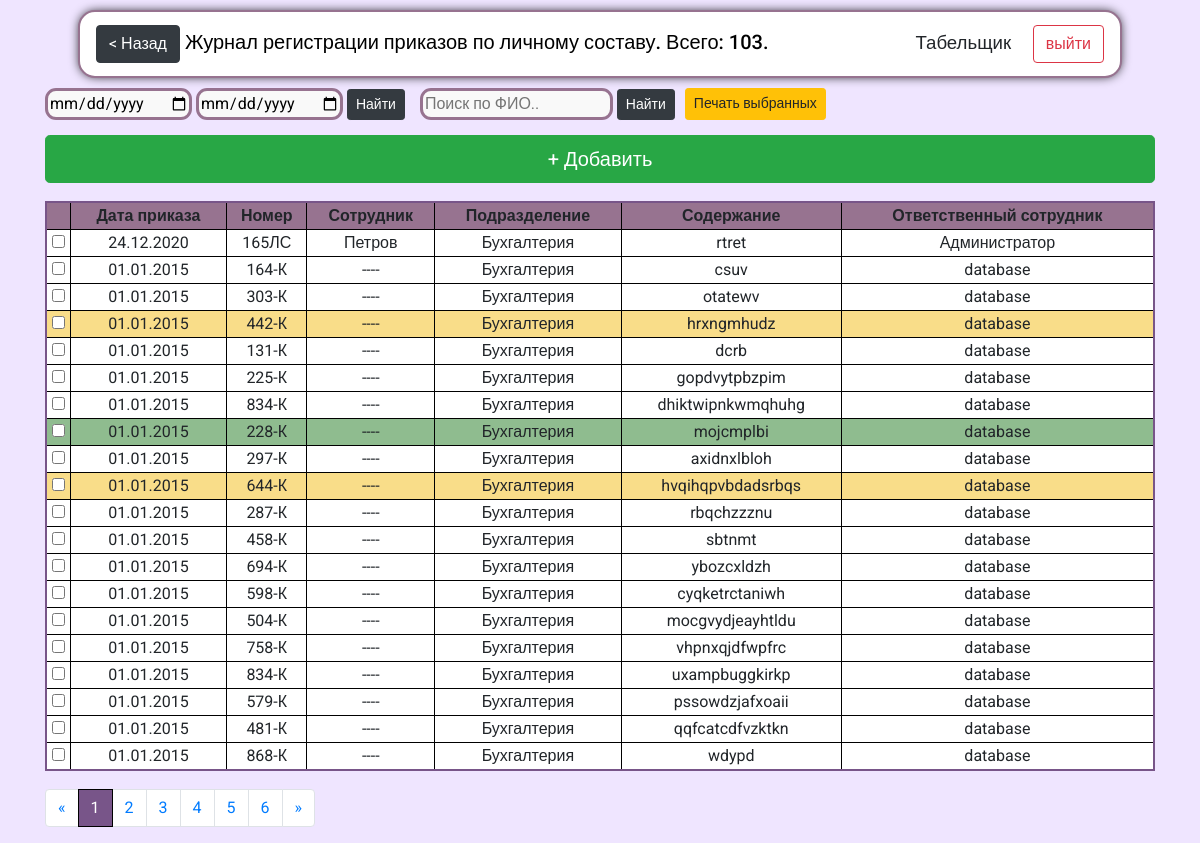
Page /orders_on_personnel/ (signed in) on the committed database.
### reg_jounals/models.py (models this page shows, shortened)
class OrdersOnPersonnel(models.Model):
    op_number = models.CharField(max_length=5, help_text="Введите номер приказа", verbose_name="Номер приказа", db_index=True)
    op_date = models.DateField(help_text="Введите дату приказа", verbose_name="Дата приказа", db_index=True)
    op_dep = models.ForeignKey('Departments', on_delete=models.CASCADE,  verbose_name="Подразделение ", default="1")
    op_emloyer = models.CharField(max_length=256, help_text="Введите ФИО сотрудника", verbose_name="ФИО сотрудника", db_index=True)
    op_content = models.TextField(help_text="Введите содержание", verbose_name="Содержание приказа")
    op_selected = models.BooleanField(verbose_name="Выделить в списке", default=False)
    op_lastcheck = models.BooleanField(verbose_name="Последний проверенный", default=False)
    op_res_officer = models.CharField(blank=True, editable=False,  max_length=256, help_text="Сотрудник, который внес документ в систему ", verbose_name='Ответственный сотрудник')
    class Meta:
        ordering = ["id"]
        verbose_name = 'Приказ по личному составу'
        verbose_name_plural = 'Приказы по личному составу'

class Departments(models.Model):
    dep_name = models.CharField(max_length=256,  help_text="Введите название подразделения", verbose_name="Название подразделения", db_index=True)
    class Meta:
        ordering = ["dep_name"]
        verbose_name = 'Подразделение'
        verbose_name_plural = 'Подразделения'
    def __str__(self):
        doc_fullname = self.dep_name
        return doc_fullname

### reg_jounals/views.py (the view)
# urls.py: path('orders_on_personnel/', views.order_on_personnel, name='orders_on_personnel'),
def order_on_personnel(request):
    if request.user.is_authenticated:
        search_query = request.GET.get('op_search','')
        date_from = request.GET.get('op_search_from','')
        date_to = request.GET.get('op_search_to', '')
        if date_from and date_to:
            orders = OrdersOnPersonnel.objects.filter(op_date__range=(date_from, date_to)).order_by('op_date')
            p_orders = Paginator(orders, 1000)
            page_number = request.GET.get('page', 1)
        else:
            if search_query:
                orders = OrdersOnPersonnel.objects.filter(op_emloyer__icontains=search_query).order_by('-id')
                p_orders = Paginator(orders, 1000)
                page_number = request.GET.get('page', 1)
            else:
                orders = OrdersOnPersonnel.objects.all().order_by('-id')
                p_orders = Paginator(orders, 20)
                page_number = request.GET.get('page', 1)
        page = p_orders.get_page(page_number)
        count = len(orders)
        return render(request, 'reg_jounals/orders_on_personnel.html', context={'orders':page, 'count':count})
    else:
        return render(request, 'reg_jounals/no_auth.html')

### reg_jounals/templates/reg_jounals/orders_on_personnel.html (shortened to what this page needs)
{%extends "reg_jounals/index.html" %}
{%block header%} <a class="btn btn-dark" href="../"> < Назад</a> Журнал регистрации приказов по личному составу. Всего: {{count}}.  {%endblock%}
{%block content%}
<div style="display: inline-flex" class="op_header">
  <form style="margin-right: 15px;" action="{% url 'orders_on_personnel' %}">
    <input type="date" id="search_date" name="op_search_from" placeholder="Период с:">
    <input type="date" id="search_date2" name="op_search_to" placeholder="по">
    <button class="btn btn-sm btn-dark" type="submit" name="" value="Найти">Найти</button>
  </form>
<form action="{% url 'orders_on_personnel' %}">
  <input type="search" name="op_search" placeholder="Поиск по ФИО..">
  <button class="btn btn-sm btn-dark" type="submit" name="" value="Найти">Найти</button>
</form>
<a style="margin-left: 10px" onclick="PrintSelected();" class="op_print btn btn-sm btn-warning" href="#">Печать выбранных</a>
</div>
<a class="btn btn-success btn-lg m-bottom btn-add " href="{%url 'orders_on_personnel_add_url'%}"> + Добавить</a>
{% if orders %}
<table>
  <thead class="thead-dark">
  <tr class="tr-header">
    <th></th>
    <th scope="col">Дата приказа</th>
    <th scope="col">Номер</th>
    <th scope="col">Сотрудник</th>
    <th scope="col">Подразделение</th>
    <th scope='col'>Содержание</th>
    <th scope="col">Ответственный сотрудник</th>
  </tr>
  </thead>
  {%for order in orders%}
{%if order.op_selected %}
<tr style="background: #f9dd89;" class="t_row" ondblclick="return window.open('{% url 'orders_on_personnel_upd_url' id=order.id%}' )">
    <td><input type="checkbox" class="for_print" name="forprint" value=""></td>
    <td>{{order.op_date|date:"d.m.Y"}}</td>
    <td>{{order.op_number}}</td>
    <td>{{order.op_emloyer}}</td>
    <td>{{order.op_dep}}</td>
    <td>{{order.op_content}}</td>
    <td>{{order.op_res_officer}}</td>
</tr>
{%else%}
  {%if order.op_lastcheck %}
<tr style="background: darkseagreen;"class="t_row" ondblclick="return window.open('{% url 'orders_on_personnel_upd_url' id=order.id%}' )">
    <td><input type="checkbox" class="for_print" name="forprint" value=""></td>
    <td>{{order.op_date|date:"d.m.Y"}}</td>
    <td>{{order.op_number}}</td>
    <td>{{order.op_emloyer}}</td>
    <td>{{order.op_dep}}</td>
    <td>{{order.op_content}}</td>
    <td>{{order.op_res_officer}}</td>
  {%else%}
    <tr  class="t_row" ondblclick="return window.open('{% url 'orders_on_personnel_upd_url' id=order.id%}' )">
        <td><input type="checkbox" class="for_print" name="forprint" value=""></td>
        <td>{{order.op_date|date:"d.m.Y"}}</td>
        <td>{{order.op_number}}</td>
        <td>{{order.op_emloyer}}</td>
        <td>{{order.op_dep}}</td>
        <td>{{order.op_content}}</td>
        <td>{{order.op_res_officer}}</td>
</tr>
{%endif%}
{%endif%}
  {%endfor%}
</table>
<nav  class="paginator" aria-label="Page navigation example">
  <ul class="pagination">
    <li class="page-item">
      <a class="page-link" href="#" aria-label="Previous">
<span aria-hidden="true">&laquo;</span>
      </a>
    </li>
{% for p in orders.paginator.page_range %}
  {% if orders.number == p%}
   <li class="page-item active"><a class="page-link" href="?page={{p}}">{{ p }}</a></li>
   {%else%}
        <li class="page-item"><a class="page-link" href="?page={{p}}">{{ p }}</a></li>
    {%endif%}
  {% endfor %}
{%if orders.has_next%}
    <li class="page-item">
      <a class="page-link" href='?page={{orders.next_page_number}}' aria-label="Next">
<span aria-hidden="true">&raquo;</span>
      </a>
    </li>
  {%else%}
  <li class="page-item disabled">
    <a class="page-link" href='#' aria-disabled='true' aria-label="Next">
      <span aria-hidden="true">&raquo;</span>
    </a>
  </li>
  {%endif%}
  </ul>
</nav>
{%else%}
<h2>Записей нет</h2>
{%endif%}
{%endblock%}

### reg_jounals/templates/reg_jounals/index.html (shortened to what this page needs)
<!DOCTYPE html>
<html  lang="en">
<head>
  {%load static%}
  <link rel="stylesheet" href="{% static 'css/style3.css'%}">
  <link rel="stylesheet" href="{% static 'css/VacList.css'%}">
  <link rel="stylesheet" href="https://cdn.jsdelivr.net/npm/bootstrap@4.5.3/dist/css/bootstrap.min.css">
</head>
<body onload="TextDisabled()">
  <header>
    <nav class="navbar navbar-light ">
    <span class="navbar-brand mb-0 h1">{%block header%}{%endblock%}</span><span style="text-align: right; float: right;font-size: 14pt;">  {{ user.first_name }} <a class="btn btn-outline-danger" style="margin-left: 17px;" href="{% url 'logout'%}">выйти</a></span>
  </header>
<div class="container">
    {%block content%}{%endblock%}
  </div>
</body>
</html>

### reg_jounals/static/css/style3.css (style rules this page uses)
* { font-family: 'Roboto', sans-serif; }
input[type=text], input[type=number], input[type=date], input[type=search], textarea, select { background: #f9f9f9; border-radius: 11px; border: 3px solid #977390; }
body { background: #white !important; background-color: #efe5ff !important; }
.navbar-light .navbar-brand { color: rgb(0 0 0) !important; }
.container { margin-top: 10px; }
.btn-add { float: left; width: 100%; margin-top: 15px; }
.navbar { width: 87%; margin: 10px auto; border-radius: 17px; border: 2px solid #977390; background: white; box-shadow: 0px 0px 11px -2px black; }
table { border: solid 2px #785589; background: white; border-collapse: collapse; margin: 18px auto; float: left; width: 100%; }
table th { text-align: center; }
table .tr-header { background: #977390 ; }
table tr th, td { border-right: solid 1px black; border-bottom: solid 1px black; cursor: pointer; text-align: center; }
table tr th:last-child, td:last-child { border-right: none; }
table tr:last-child { border-bottom: none; }
.paginator { width: 100%; float: left; }
.page-item.active .page-link { background: #785589 !important; border-color: black !important; }

### reg_jounals/templates/reg_jounals/orders_on_personnel.html (style rules this page uses)
table tr td input { background: red; }

### rows in the picture
OrdersOnPersonnel: op_date "24.12.2020", op_number "165ЛС", op_emloyer "Петров", op_dep "Бухгалтерия", op_content "rtret", op_res_officer "Администратор"
OrdersOnPersonnel: op_date "01.01.2015", op_number "164-К", op_emloyer "----", op_dep "Бухгалтерия", op_content "csuv", op_res_officer "database"
OrdersOnPersonnel: op_date "01.01.2015", op_number "303-К", op_emloyer "----", op_dep "Бухгалтерия", op_content "otatewv", op_res_officer "database"
OrdersOnPersonnel: op_date "01.01.2015", op_number "442-К", op_emloyer "----", op_dep "Бухгалтерия", op_content "hrxngmhudz", op_res_officer "database"
OrdersOnPersonnel: op_date "01.01.2015", op_number "131-К", op_emloyer "----", op_dep "Бухгалтерия", op_content "dcrb", op_res_officer "database"
OrdersOnPersonnel: op_date "01.01.2015", op_number "225-К", op_emloyer "----", op_dep "Бухгалтерия", op_content "gopdvytpbzpim", op_res_officer "database"
OrdersOnPersonnel: op_date "01.01.2015", op_number "834-К", op_emloyer "----", op_dep "Бухгалтерия", op_content "dhiktwipnkwmqhuhg", op_res_officer "database"
OrdersOnPersonnel: op_date "01.01.2015", op_number "228-К", op_emloyer "----", op_dep "Бухгалтерия", op_content "mojcmplbi", op_res_officer "database"
OrdersOnPersonnel: op_date "01.01.2015", op_number "297-К", op_emloyer "----", op_dep "Бухгалтерия", op_content "axidnxlbloh", op_res_officer "database"
OrdersOnPersonnel: op_date "01.01.2015", op_number "644-К", op_emloyer "----", op_dep "Бухгалтерия", op_content "hvqihqpvbdadsrbqs", op_res_officer "database"
OrdersOnPersonnel: op_date "01.01.2015", op_number "287-К", op_emloyer "----", op_dep "Бухгалтерия", op_content "rbqchzzznu", op_res_officer "database"
OrdersOnPersonnel: op_date "01.01.2015", op_number "458-К", op_emloyer "----", op_dep "Бухгалтерия", op_content "sbtnmt", op_res_officer "database"
OrdersOnPersonnel: op_date "01.01.2015", op_number "694-К", op_emloyer "----", op_dep "Бухгалтерия", op_content "ybozcxldzh", op_res_officer "database"
OrdersOnPersonnel: op_date "01.01.2015", op_number "598-К", op_emloyer "----", op_dep "Бухгалтерия", op_content "cyqketrctaniwh", op_res_officer "database"
OrdersOnPersonnel: op_date "01.01.2015", op_number "504-К", op_emloyer "----", op_dep "Бухгалтерия", op_content "mocgvydjeayhtldu", op_res_officer "database"
OrdersOnPersonnel: op_date "01.01.2015", op_number "758-К", op_emloyer "----", op_dep "Бухгалтерия", op_content "vhpnxqjdfwpfrc", op_res_officer "database"
OrdersOnPersonnel: op_date "01.01.2015", op_number "834-К", op_emloyer "----", op_dep "Бухгалтерия", op_content "uxampbuggkirkp", op_res_officer "database"
OrdersOnPersonnel: op_date "01.01.2015", op_number "579-К", op_emloyer "----", op_dep "Бухгалтерия", op_content "pssowdzjafxoaii", op_res_officer "database"
OrdersOnPersonnel: op_date "01.01.2015", op_number "481-К", op_emloyer "----", op_dep "Бухгалтерия", op_content "qqfcatcdfvzktkn", op_res_officer "database"
OrdersOnPersonnel: op_date "01.01.2015", op_number "868-К", op_emloyer "----", op_dep "Бухгалтерия", op_content "wdypd", op_res_officer "database"

### other values in the picture
{{ count }} "103"
{{ user.first_name }} "Табельщик"
{{ p }} "1"
{{ p }} "2" "3" "4" "5" "6"
